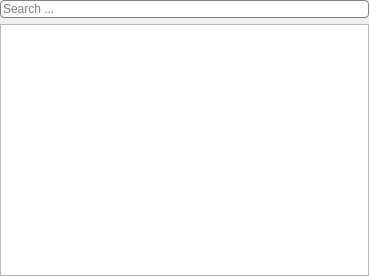
<?xml version="1.0" encoding="UTF-8"?>
<ui version="4.0">
 <class>EditorGlossaryWidget</class>
 <widget class="QWidget" name="EditorGlossaryWidget">
  <property name="geometry">
   <rect>
    <x>0</x>
    <y>0</y>
    <width>369</width>
    <height>276</height>
   </rect>
  </property>
  <property name="windowTitle">
   <string>EditorGlossaryWidget</string>
  </property>
  <property name="styleSheet">
   <string notr="true"/>
  </property>
  <layout class="QVBoxLayout" name="verticalLayout">
   <property name="leftMargin">
    <number>0</number>
   </property>
   <property name="topMargin">
    <number>0</number>
   </property>
   <property name="rightMargin">
    <number>0</number>
   </property>
   <property name="bottomMargin">
    <number>0</number>
   </property>
   <item>
    <layout class="QHBoxLayout" name="horizontalLayout">
     <item>
      <widget class="QLineEdit" name="m_FilterLineEdit">
       <property name="styleSheet">
        <string notr="true"> QLineEdit {
     border: 1px solid gray;
     border-radius: 4px;
}</string>
       </property>
       <property name="placeholderText">
        <string>Search ...</string>
       </property>
      </widget>
     </item>
    </layout>
   </item>
   <item>
    <widget class="QTreeView" name="treeView">
     <property name="editTriggers">
      <set>QAbstractItemView::NoEditTriggers</set>
     </property>
     <property name="selectionMode">
      <enum>QAbstractItemView::SingleSelection</enum>
     </property>
     <attribute name="headerVisible">
      <bool>false</bool>
     </attribute>
    </widget>
   </item>
  </layout>
 </widget>
 <layoutdefault spacing="6" margin="11"/>
 <resources/>
 <connections>
  <connection>
   <sender>m_FilterLineEdit</sender>
   <signal>textEdited(QString)</signal>
   <receiver>EditorGlossaryWidget</receiver>
   <slot>filterChanged(QString)</slot>
   <hints>
    <hint type="sourcelabel">
     <x>184</x>
     <y>17</y>
    </hint>
    <hint type="destinationlabel">
     <x>184</x>
     <y>137</y>
    </hint>
   </hints>
  </connection>
 </connections>
 <slots>
  <slot>filterChanged(QString)</slot>
  <slot>showEditor()</slot>
 </slots>
</ui>
